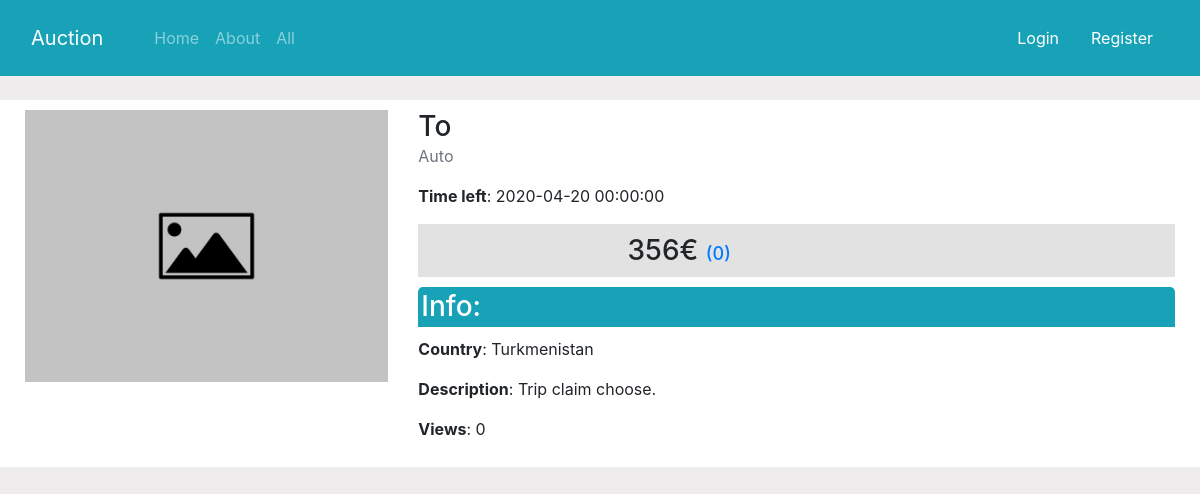
The app's page /item/50, older data.
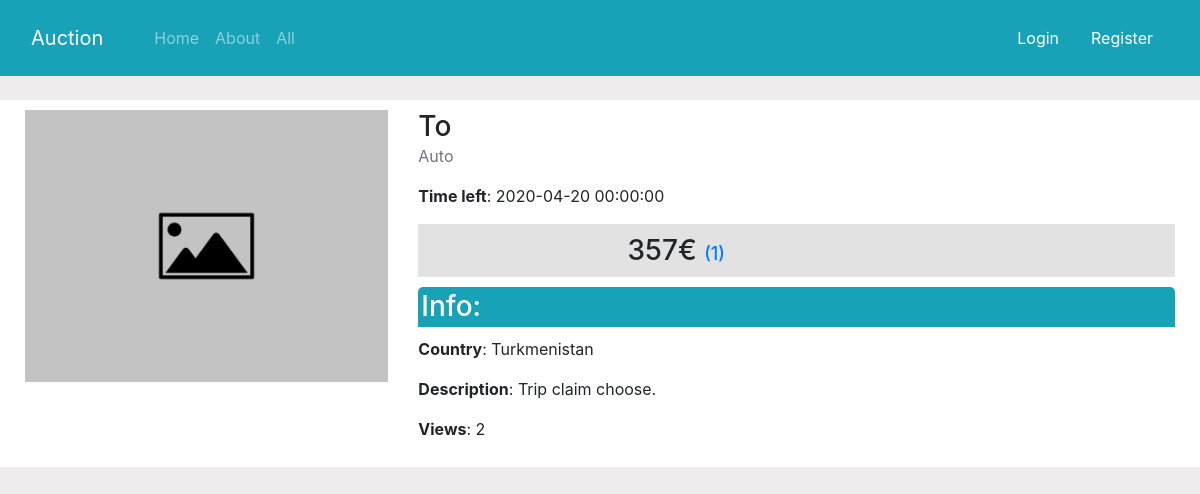
The same page, newer data.
### app/item.py (models this page shows)
class Item(db.Model):
    id = db.Column(db.Integer, primary_key=True)
    name = db.Column(db.String(80), nullable=False)
    category = db.Column(db.String(80), nullable=False)
    description = db.Column(db.String(80), nullable=False)
    country = db.Column(db.String(80), nullable=False)
    min_price = db.Column(db.Integer, nullable=False)
    offer = db.relationship('Offer', backref='offer', lazy=True)
    auction_image = db.Column(db.String(256), nullable=False)
    end_day = db.Column(db.DateTime, nullable=False)
    time = db.Column(db.Integer, nullable=False)
    views = db.Column(db.Integer, nullable=False, default=0)
    user_id = db.Column(db.Integer, db.ForeignKey('user.id'), nullable=False)

### app/controllers/item.py (the view)
@App.route('/item/<int:item_id>', methods=['GET', 'POST'])
def item(item_id):
    form = BidForm()
    item = Item.query.get_or_404(item_id)
    offer = Offer.query.filter_by(item_id=item_id).order_by(Offer.id.desc()).first()
    item.views = item.views+1
    db.session.commit()
    return render_template('single-item.html', title=item.name, item=item, offerLen=len(item.offer), form=form)

### app/templates/single-item.html (shortened to what this page needs)
{% extends 'layout.html' %}
{% block content %}
    <div class="row bg-white">
        <div class="col-4">
            <img src={{url_for('static', filename='images/'+item.auction_image)}} alt="img">
        </div>
        <div class="col-8">
            <h3>{{title.capitalize()}}</h3>
            <p class="text-muted">{{item.category}}</p>
            <p><span class="font-weight-bold">Time left</span>:   {{item.end_day}}</p>
            <div class="bid">
                <div class="container">
                        <h3>{{item.min_price}}€ <a style="font-size: 18px;" href={{url_for('offers', item_id=item.id)}}>({{offerLen}})</a></h3>
                </div>
            </div>
            <h3 class="infobar bg-info text-white">Info:</h3>
            <p> <span class="font-weight-bold">Country</span>: {{item.country}}</p>
            <p> <span class="font-weight-bold">Description</span>: {{item.description}}</p>
            <p><span class="font-weight-bold">Views</span>:   {{item.views}}</p>
        </div>
    </div>
{% endblock content%}

Row changes from the older to the newer data that the page shows:
changed Item "To": min_price "356" → "357"; views "0" → "2"
Text that changed along with them:
{{ offerLen }}: "0" → "1"
